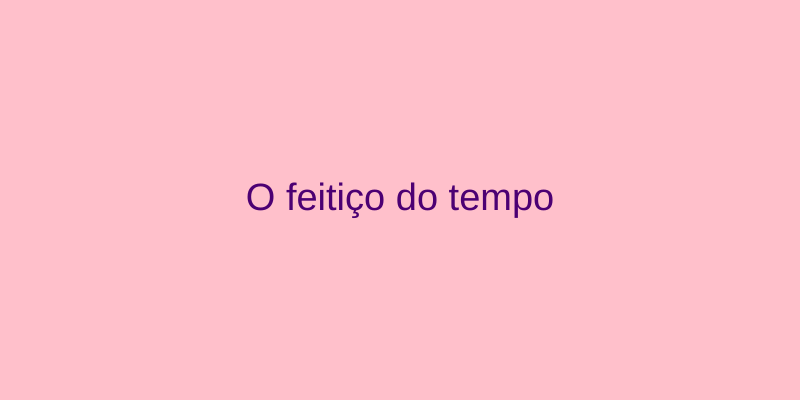
Frame 1 (no input)
Frame 60 (no input): identical to frame 1, image omitted
Frame 120 (the mouse pressed at the canvas centre since frame 60): identical to frame 1, image omitted

The p5.js sketch that drew this single still picture (run headless with seeded random() and noise() and a simulated clock; from frame 60 on, the mouse is pressed at the canvas centre):

// p5.js sketch
// ── sketch.js
let campoIdade;
let campoFantasia;
let campoAventura;

function setup() {
  createCanvas(800, 400);
  createElement("h2", "Recomendador de filmes");
  createSpan("Sua idade:");
  campoIdade = createInput("5");
  campoFantasia = createCheckbox("Gosta de fantasia?");
  campoAventura = createCheckbox("Gosta de aventura?");
}

function draw() {
  background("pink");
  let idade = campoIdade.value();
  let gostaDeFantasia = campoFantasia.checked();
  let gostaDeAventura = campoAventura.checked();
  let recomendacao = geraRecomendacao(idade, gostaDeFantasia, gostaDeAventura);

  fill(color(76, 0, 115));
  textAlign(CENTER, CENTER);
  textSize(38);
  text(recomendacao, width / 2, height / 2);
}

function geraRecomendacao(idade, gostaDeFantasia, gostaDeAventura) {
  if (idade >= 10) {
    if (idade >= 14) {
      return "O menino que descobriu o vento";
    } else {
      if (idade >= 12) {
        if(gostaDeFantasia || gostaDeAventura) {
          return "Homem aranha: no aranhaverso";          
        } else{
         return "Ladrões de bicicleta";
        }
      } else {
        if (gostaDeFantasia) {
          return "As aventuras de pi";
        } else {
          return "Depois da chuva";
        }
      }
    }
  } else {
    if (gostaDeFantasia) {
      return "A viagem de chihiro";
    } else {
      return "O feitiço do tempo";
    }
  }
}
